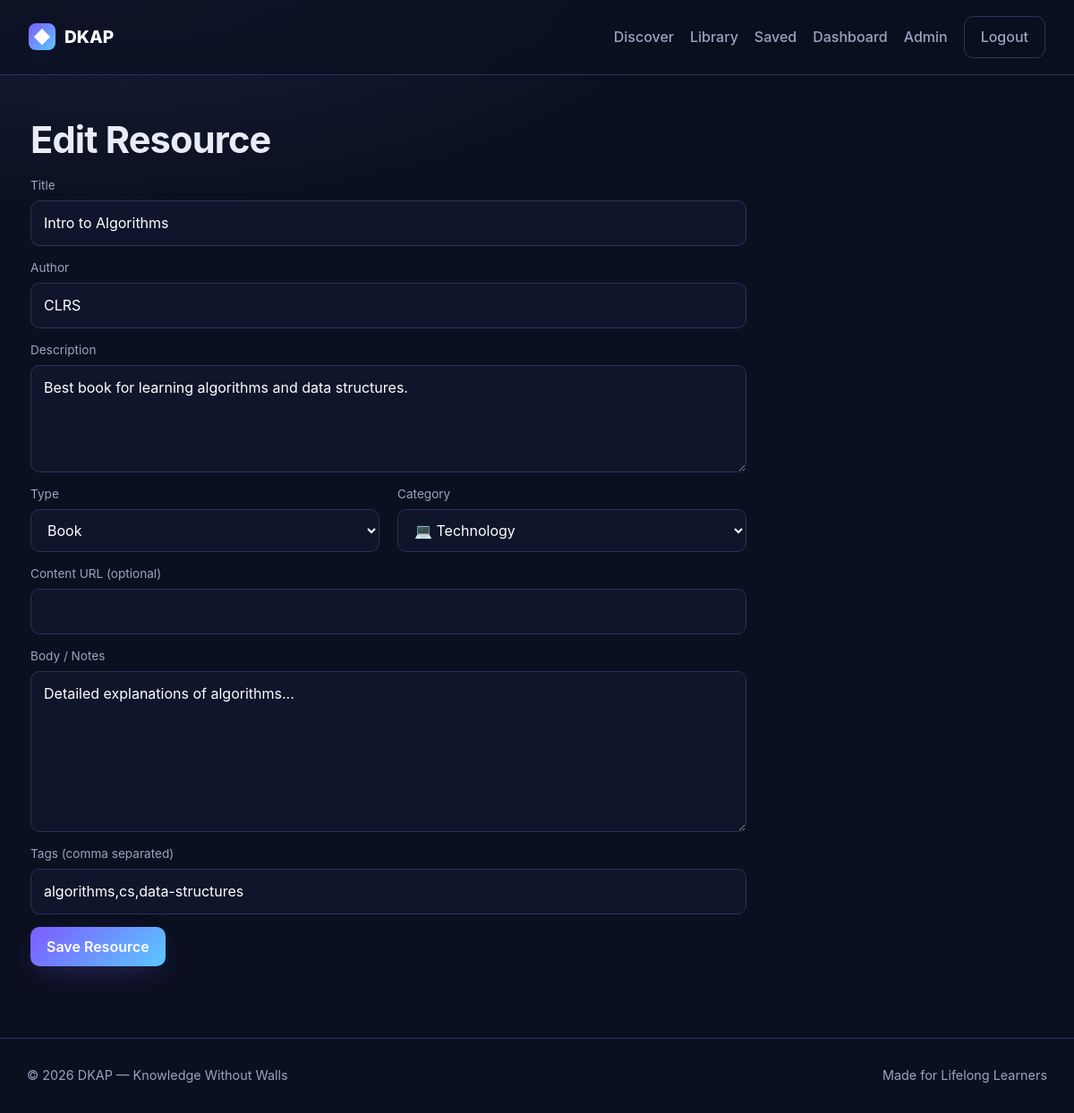
The app's page /resource_form.php?id=1 (signed in) with its own data.
### tables this page shows
CREATE TABLE resources (
  id INT AUTO_INCREMENT PRIMARY KEY,
  title VARCHAR(200) NOT NULL,
  author VARCHAR(120) DEFAULT '',
  description TEXT,
  type ENUM('book','article','video','course','podcast') DEFAULT 'article',
  category_id INT,
  cover_url VARCHAR(500) DEFAULT '',
  content_url VARCHAR(500) DEFAULT '',
  body LONGTEXT,
  tags VARCHAR(255) DEFAULT '',
  views INT DEFAULT 0,
  created_at TIMESTAMP DEFAULT CURRENT_TIMESTAMP,
  FOREIGN KEY (category_id) REFERENCES categories(id) ON DELETE SET NULL,
  FULLTEXT KEY ft_search (title, author, description, body, tags)
);

CREATE TABLE categories (
  id INT AUTO_INCREMENT PRIMARY KEY,
  name VARCHAR(80) UNIQUE NOT NULL,
  icon VARCHAR(20) DEFAULT '📚'
);

### auth.php (called while the page is built, shortened)
<?php
function e($str) {
    return htmlspecialchars($str ?? '', ENT_QUOTES, 'UTF-8');
}
?>

### resource_form.php (the view, shortened to what this page needs)
<?php
require_once __DIR__.'/../includes/header.php';
$id = (int)($_GET['id'] ?? 0);
$resource = ['title'=>'','author'=>'','description'=>'','type'=>'article','category_id'=>'','cover_url'=>'','content_url'=>'','body'=>'','tags'=>''];
if ($id) {
    $stmt = $pdo->prepare("SELECT * FROM resources WHERE id=?");
    $stmt->execute([$id]);
    $resource = $stmt->fetch() ?: $resource;
}
$cats = $pdo->query("SELECT * FROM categories ORDER BY name")->fetchAll();
?>
<h1><?= $id ? 'Edit' : 'Add New' ?> Resource</h1>
<form method="post" style="max-width:800px">
  <div class="form-group"><label>Title</label><input name="title" value="<?= e($resource['title']) ?>" required></div>
  <div class="form-group"><label>Author</label><input name="author" value="<?= e($resource['author']) ?>"></div>
  <div class="form-group"><label>Description</label><textarea name="description"><?= e($resource['description']) ?></textarea></div>
  <div style="display:grid;grid-template-columns:1fr 1fr;gap:20px">
    <div class="form-group">
      <label>Type</label>
      <select name="type">
        <?php foreach(['book','article','video','course','podcast'] as $t): ?>
          <option value="<?= $t ?>" <?= $resource['type']==$t?'selected':'' ?>><?= ucfirst($t) ?></option>
        <?php endforeach; ?>
      </select>
    </div>
    <div class="form-group">
      <label>Category</label>
      <select name="category_id">
        <?php foreach($cats as $c): ?>
          <option value="<?= $c['id'] ?>" <?= $resource['category_id']==$c['id']?'selected':'' ?>><?= e($c['icon'].' '.$c['name']) ?></option>
        <?php endforeach; ?>
      </select>
    </div>
  </div>
  <div class="form-group"><label>Content URL (optional)</label><input name="content_url" value="<?= e($resource['content_url']) ?>"></div>
  <div class="form-group"><label>Body / Notes</label><textarea name="body" style="min-height:180px"><?= e($resource['body']) ?></textarea></div>
  <div class="form-group"><label>Tags (comma separated)</label><input name="tags" value="<?= e($resource['tags']) ?>"></div>
  <button class="btn-primary">Save Resource</button>
</form>
<?php require_once __DIR__.'/../includes/footer.php'; ?>

### style.css (style rules this page uses)
:root { --bg:#0b1020; --bg-2:#0f152b; --surface:#141b34; --surface-2:#1b2342; --text:#e8ecf8; --muted:#9aa3bf; --border:#2a3358; --primary:#7c5cff; --primary-2:#5cc8ff; --accent:#ffb86b; --success:#3ddc97; --danger:#ff6b8a; --radius:14px; --shadow:0 10px 30px -10px rgba(124,92,255,.35); --grad:linear-gradient(135deg,#7c5cff 0%, #5cc8ff 100%); }
* { box-sizing:border-box }
html,body { margin:0;padding:0;background:radial-gradient(1200px 600px at 10% -10%, #1b2342 0%, var(--bg) 60%) fixed;color:var(--text);font-family:-apple-system,BlinkMacSystemFont,"Segoe UI",Roboto,Inter,sans-serif;line-height:1.55 }
h1,h2,h3 { font-weight:700;letter-spacing:-.02em;margin:.2em 0 }
h1 { font-size:2.6rem }
.btn-primary,.btn-ghost,button.btn { cursor:pointer;border:none;font:inherit;padding:10px 18px;border-radius:10px;font-weight:600;transition:.2s }
.btn-primary { background:var(--grad);color:#fff;box-shadow:var(--shadow) }
.form-group { margin-bottom:14px;display:flex;flex-direction:column;gap:6px }
.form-group label { font-size:.85rem;color:var(--muted) }
.form-group input,.form-group select,.form-group textarea { background:var(--bg-2);border:1px solid var(--border);color:#fff;padding:12px 14px;border-radius:10px;font:inherit;outline:none;transition:.2s }
.form-group textarea { min-height:120px;resize:vertical }

### records on screen
resources: title "Intro to Algorithms", author "CLRS", description "Best book for learning algorithms and data structures.", type "Book", category_id "💻 Technology", body "Detailed explanations of algorithms...", tags "algorithms,cs,data-structures"
